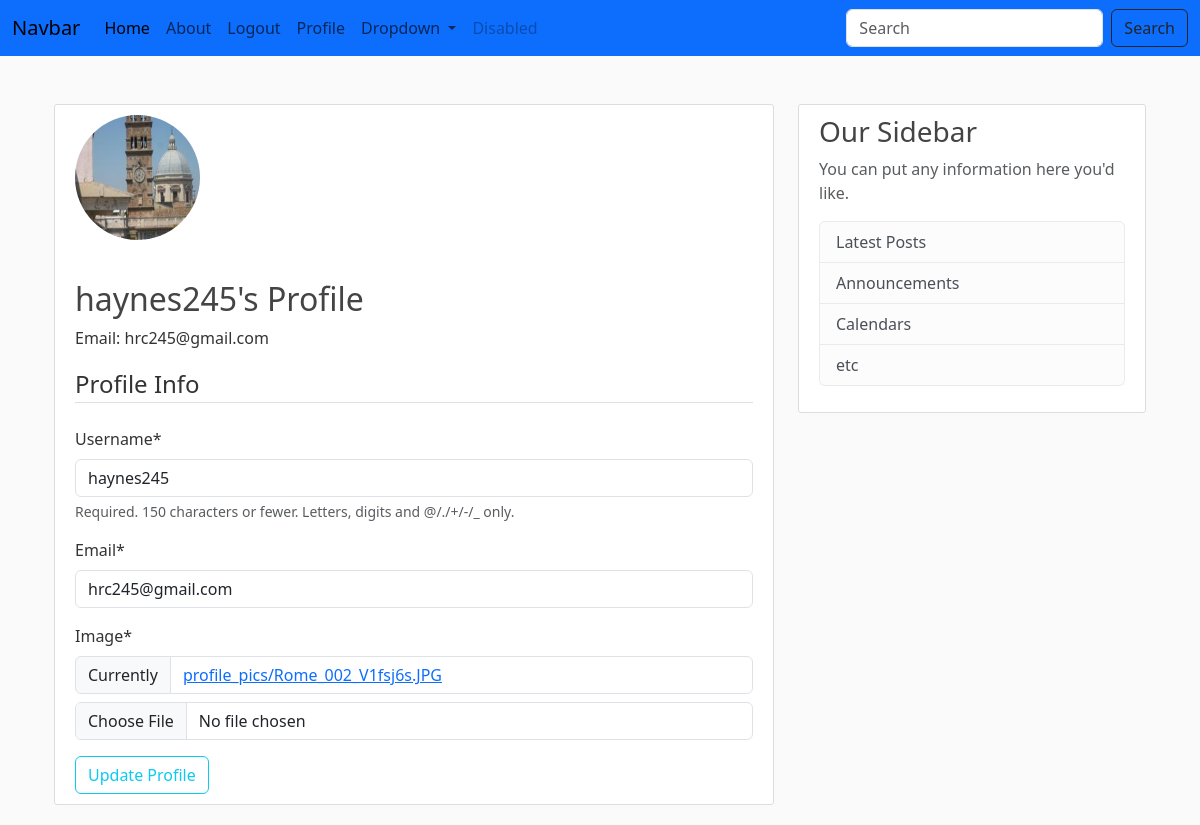
/profile/ (signed in), run on the app's committed database.
### users/models.py (models this page shows, shortened)
class Profile(models.Model):
    user = models.OneToOneField(User, on_delete=models.CASCADE)
    image = models.ImageField(default='default.jpg', upload_to='profile_pics')

### users/views.py (the view)
# urls.py: path('profile/', user_views.profile, name='profile'),
@login_required
def profile(request):
    profile = Profile.objects.get(user=request.user)
    print(request.user)
    if request.method == 'POST':
        user_form = UserUpdateForm(request.POST, instance=request.user)
        profile_form = ProfileUpdateForm(request.POST, request.FILES, instance=request.user.profile)
        if user_form.is_valid()  and profile_form.is_valid():
            user_form.save()
            profile_form.save()
            messages.success(request, 'Your profile has been updated!')
            return redirect('profile')
    else:
        user_form = UserUpdateForm(instance=request.user)
        profile_form = ProfileUpdateForm(instance=request.user.profile)
    context = {
        'profile': profile,
        'user_form': user_form,
        'profile_form': profile_form
    }
    return render(request, 'users/profile.html', context)

### users/forms.py
class UserUpdateForm(forms.ModelForm):
    email = forms.EmailField()
    class Meta:
        model = User
        fields = ('username', 'email')

class ProfileUpdateForm(forms.ModelForm):
    class Meta:
        model = Profile
        fields = ('image',)

### users/templates/users/profile.html (shortened to what this page needs)
{% extends 'base.html' %}
{% load static %}
{% load crispy_forms_tags %}
{% block content %}
  <div class="content-section">
    <div class="media">
        <img src="{{  profile.image.url }}" alt="Profile Image" class="rounded-circle account-img">
      <div class="col-md-8">
        <br>
        <h2>{{ profile.user.username }}'s Profile</h2>
        <p>Email: {{ profile.user.email }}</p>
      </div>
    </div>
    <form method="POST" enctype="multipart/form-data">
            <fieldset class="form-group">
                <legend class="border-bottom mb-4">Profile Info</legend>
               {{ user_form|crispy }}
               {{ profile_form|crispy }}
            </fieldset>
            <div class="form-group">
              <button type="submit" class="btn btn-outline-info" href="{% url 'profile' %}">Update Profile</button>
            </div>
    </form>
  </div>
{% endblock %}

### blog/static/blog/main.css (style rules this page uses)
body { background: #fafafa; color: #333333; }
h1, h2, h3, h4, h5, h6 { color: #444444; }
.content-section { background: #ffffff; padding: 10px 20px; border: 1px solid #dddddd; border-radius: 3px; margin-bottom: 20px; }
.account-img { height: 125px; width: 125px; margin-right: 20px; margin-bottom: 16px; }

### data on the page
Profile: image (picture), user.username "haynes245", user.email "hrc245@gmail.com"
